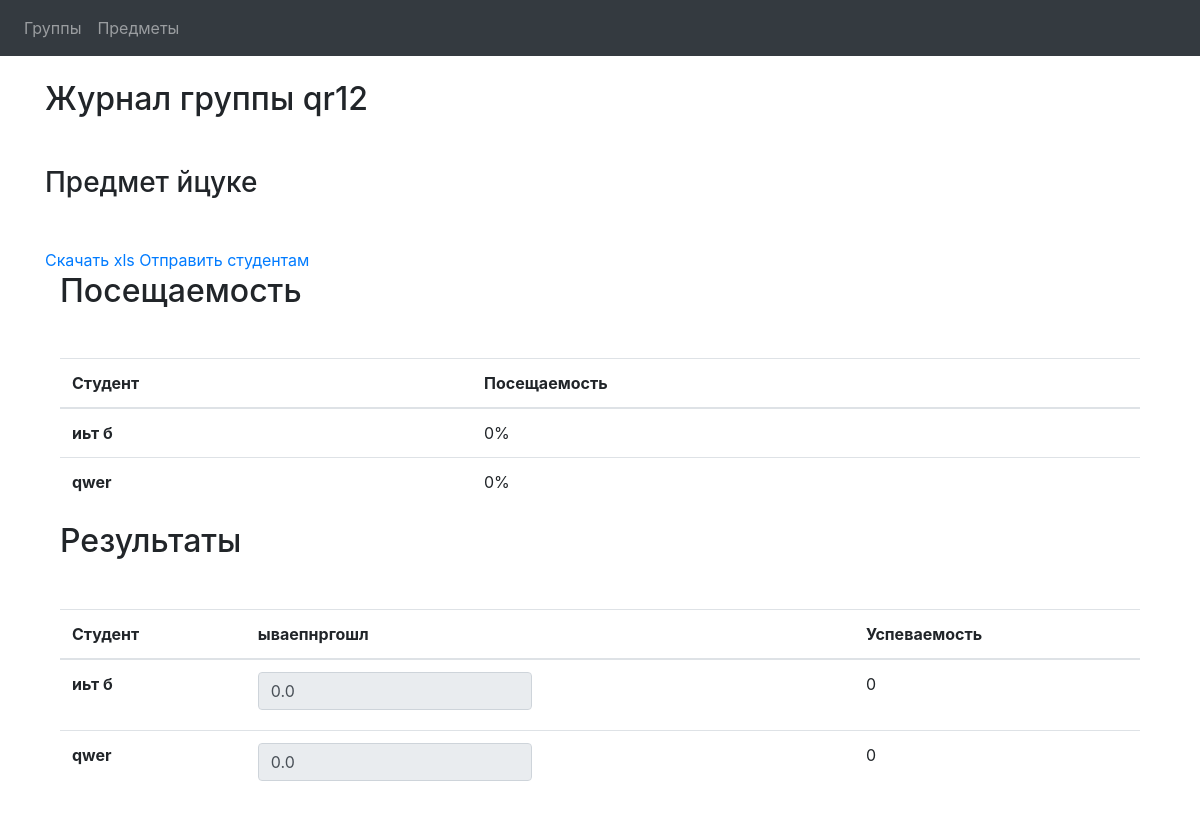
/groups/3/subjects/1, run on the app's committed database.
### class_book/apps/groups/models.py (models this page shows, shortened)
class Group(models.Model):
    name = models.CharField(max_length=30)
    subjects = models.ManyToManyField(Subject)
    email = models.EmailField()
    password = models.CharField(max_length=128)

class Student(models.Model):
    name = models.CharField(max_length=100)
    email = models.EmailField(max_length=100)
    group = models.ForeignKey(Group, on_delete=models.CASCADE)

### class_book/apps/subjects/models.py (models this page shows)
class Subject(models.Model):
    name = models.CharField(max_length=30)
    level_3 = models.FloatField(default=25)
    level_4 = models.FloatField(default=50)
    level_5 = models.FloatField(default=75)
    attendance_score = models.FloatField(default=0)

class Lesson(models.Model):
    name = models.CharField(max_length=30)
    date = models.DateField()
    subject = models.ForeignKey(Subject, on_delete=models.CASCADE)

class Task(models.Model):
    name = models.CharField(max_length=30)
    deadline = models.DateField()
    subject = models.ForeignKey(Subject, on_delete=models.CASCADE)
    max_score = models.PositiveIntegerField()

### class_book/apps/accounting/models.py (models this page shows)
class Attendance(models.Model):
    visit = models.BooleanField(default=False)
    lesson = models.ForeignKey(Lesson, on_delete=models.CASCADE)
    student = models.ForeignKey(Student, on_delete=models.CASCADE)

class Result(models.Model):
    rating = models.FloatField(default=0)
    task = models.ForeignKey(Task, on_delete=models.CASCADE)
    student = models.ForeignKey(Student, on_delete=models.CASCADE)
    date = models.DateField(default=date.today)

### class_book/apps/groups/views.py (the view, shortened to what this page needs)
# urls.py: re_path(r'^(?P<pk>\d+)/attendance/(?P<id>\d+)$', GroupSubjectView.as_view(), {'_type': 'attendance'}, name='attendance'),
class GroupSubjectView(View):
    def get(self, request, pk, id: int = None, _type: str = None):
        if id is not None:
            subject = Subject.objects.get(id=id)
            group = Group.objects.get(id=pk)
            itogs = dict()
            for student in group.student_set.all():
                itogs[student.id] = student.id + 1
            if _type is None:
                return render(request, 'accouting/index.html', locals())
            if _type == 'attendance':
                return render(request, 'accouting/attendance.html', locals())
            if _type == 'results':
                return render(request, 'accouting/results.html', locals())
        else:
            group = Group.objects.get(id=pk)
            subject_list = Subject.objects.all().order_by("name")
            return render(request, 'groups/info.html', locals())

### class_book/apps/accounting/templatetags/my_tags.py (called while the page is built)
@register.filter
def lessons(value, args):
    student_id = value.id
    subject_id = args.id
    student = Student.objects.get(id=student_id)
    all_count = 0
    count = 0
    for attendance in student.attendance_set.all():
        if attendance.lesson.subject.id == subject_id:
            all_count += 1
            if attendance.visit:
                count += 1
    else:
        all_count = all_count if all_count else 1
    return str(int(100 * count / all_count)) + "%"

@register.filter
def tasks(value, args):
    student_id = value.id
    subject_id = args.id
    student = Student.objects.get(id=student_id)
    all_count = 0
    s = 0
    for result in student.result_set.all():
        if result.task.subject.id == subject_id:
            all_count += 1
            s += result.rating
    else:
        all_count = all_count if all_count else 1
    return str(int(100 * s / (all_count * 100)))

### class_book/templates/accouting/index.html (shortened to what this page needs)
{% extends "main/wrapper.html" %}
{% block content %}
    <div class="container">
        <h2 class="mb-5">Журнал группы {{ group.name }}</h2>
        <h3 class="mb-5">Предмет {{ subject.name }}</h3>
        <a href="/groups/{{ group.id }}/subjects/{{ subject.id }}/download">Скачать xls</a>
        <a href="/groups/{{ group.id }}/subjects/{{ subject.id }}/sending">Отправить студентам</a>
        <div class="container">
            <h2 class="mb-5">Посещаемость</h2>
            <table class="table">
                <thead>
                <tr>
                    <th scope="col">Студент</th>
                    <th scope="col">Посещаемость</th>
                </tr>
                </thead>
                <tbody>
                {% for student in group.student_set.all %}
                    <tr>
                        <th scope="row">{{ student.name }}</th>
                        {% load my_tags %}
                        <td>{{ student| lessons:subject }}</td>
                    </tr>
                {% endfor %}
                </tbody>
            </table>
        </div>
        <div class="container">
            <h2 class="mb-5">Результаты</h2>
            <table class="table">
                <thead>
                <tr>
                    <th scope="col">Студент</th>
                    {% for task in subject.task_set.all %}
                        <th scope="col">{{ task.name }}</th>
                    {% endfor %}
                    <th scope="col">Успеваемость</th>
                </tr>
                </thead>
                <tbody>
                {% for student in group.student_set.all %}
                    <tr>
                        <th scope="row">{{ student.name }}</th>
                        {% for result in student.result_set.all %}
                            {% if result.task.subject.id is subject.id %}
                                <td>
                                    <label>
                                        <input class="form-control" type="text" placeholder="{{ result.rating }}"
                                               readonly
                                               data-toggle="modal" data-target="#exampleModal"
                                               data-student-id="{{ result.id }}"
                                               value="{{ result.rating }}">
                                    </label>
                                </td>
                            {% endif %}
                        {% endfor %}
                        <td>{{ student| tasks:subject }}</td>
                    </tr>
                {% endfor %}
                </tbody>
            </table>
        </div>
    </div>
{% endblock %}

### data on the page
Group: name "qr12"
Subject: name "йцуке"
Student: name "иьт б", id.subject_id "0%", id.subject_id "0"
Student: name "qwer", id.subject_id "0%", id.subject_id "0"
Task: name "ываепнргошл"
Result: rating "0.0"
Result: rating "0.0"
